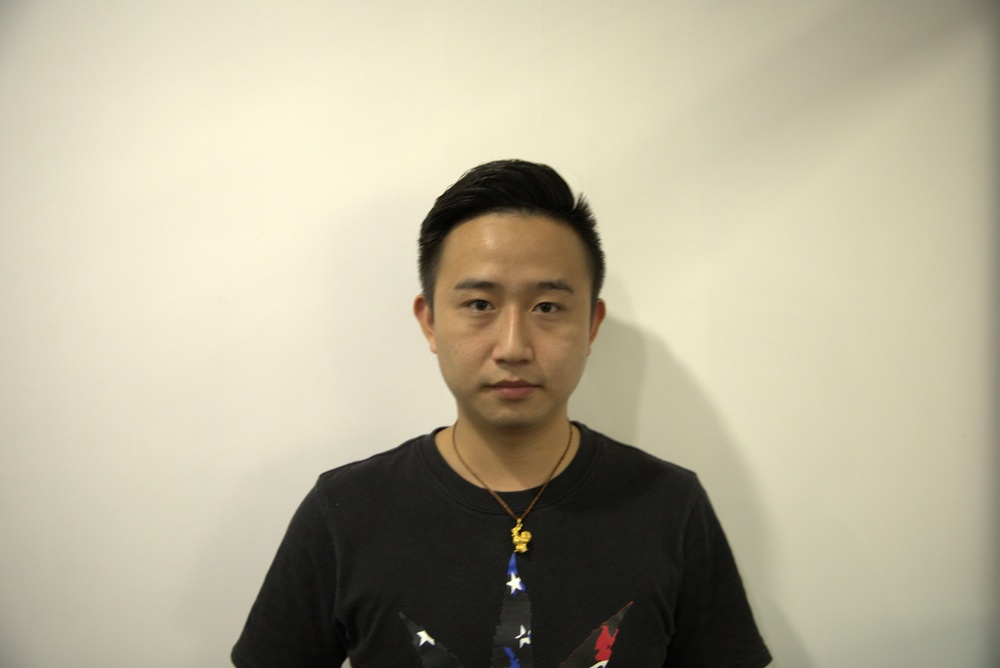
#> input picture Photoshop/01.jpg, 1000 x 668 px, shrunk from 6744 x 4502 before the run
$ python main.py ../Photoshop/01.jpg
#> lines starting #> are read from the running program, lines starting #| are printed output that depends on the picture
#> in video2txt_jpg, frame is the input picture: shape (668, 1000, 3); mean B, G, R 152.6, 175.5, 182.1
# 图片转字符
# -*- coding:utf-8 -*-
import argparse
import os
import cv2
import subprocess
from cv2 import VideoWriter, VideoWriter_fourcc, imread, resize
from PIL import Image, ImageFont, ImageDraw

# 命令行输入参数处理
parser = argparse.ArgumentParser()
parser.add_argument('file')
parser.add_argument('-o', '--output')
parser.add_argument('-f', '--fps', type=float, default=24)  # 帧
parser.add_argument('-s', '--save', type=bool, nargs='?', default=False, const=True)
# 是否保留Cache文件，默认不保存

# 获取参数
args = parser.parse_args()
INPUT = args.file
OUTPUT = args.output
SAVE = args.save
FPS = args.fps
# 像素对应ascii码

ascii_char = list("$@B%8&WM#*oahkbdpqwmZO0QLCJUYXzcvunxrjft/\|()1{}[]?-_+~<>i!lI;:oa+>!:+. ")


# ascii_char = list("MNHQ$OC67+>!:-. ")
# ascii_char = list("MNHQ$OC67)oa+>!:+. ")

# 将像素转换为ascii码
def get_char(r, g, b, alpha=256):
    if alpha == 0:
        return ''
    length = len(ascii_char)
    gray = int(0.2126 * r + 0.7152 * g + 0.0722 * b)
    unit = (256.0 + 1) / length
    return ascii_char[int(gray / unit)]


# 将txt转换为图片
def txt2image(file_name):
#> called with file_name = '1.jpg'
    im = Image.open(file_name).convert('RGB')
    # gif拆分后的图像，需要转换，否则报错，由于gif分割后保存的是索引颜色
    raw_width = im.width
#> raw_width = 1000
    raw_height = im.height
#> raw_height = 668
    width = int(raw_width / 6)
#> width = 166
    height = int(raw_height / 15)
#> height = 44
    im = im.resize((width, height), Image.NEAREST)
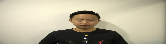
#> im: PIL image 166x44 RGB; mean R, G, B 182.3, 175.7, 152.7

    txt = ""
    colors = []
    for i in range(height):
        for j in range(width):
            pixel = im.getpixel((j, i))
            colors.append((pixel[0], pixel[1], pixel[2]))
            if (len(pixel) == 4):
                txt += get_char(pixel[0], pixel[1], pixel[2], pixel[3])
            else:
                txt += get_char(pixel[0], pixel[1], pixel[2])
        txt += '\n'
        colors.append((255, 255, 255))

    im_txt = Image.new("RGB", (raw_width, raw_height), (255, 255, 255))
#> im_txt: PIL image 1000x668 RGB; every value is 255
    dr = ImageDraw.Draw(im_txt)
    # font = ImageFont.truetype(os.path.join("fonts","汉仪楷体简.ttf"),18)
    font = ImageFont.load_default().font

    x = y = 0
    # 获取字体的宽高
    font_w, font_h = font.getsize(txt[1])
#> (the run stopped early here; a loop or call above may not have finished)
